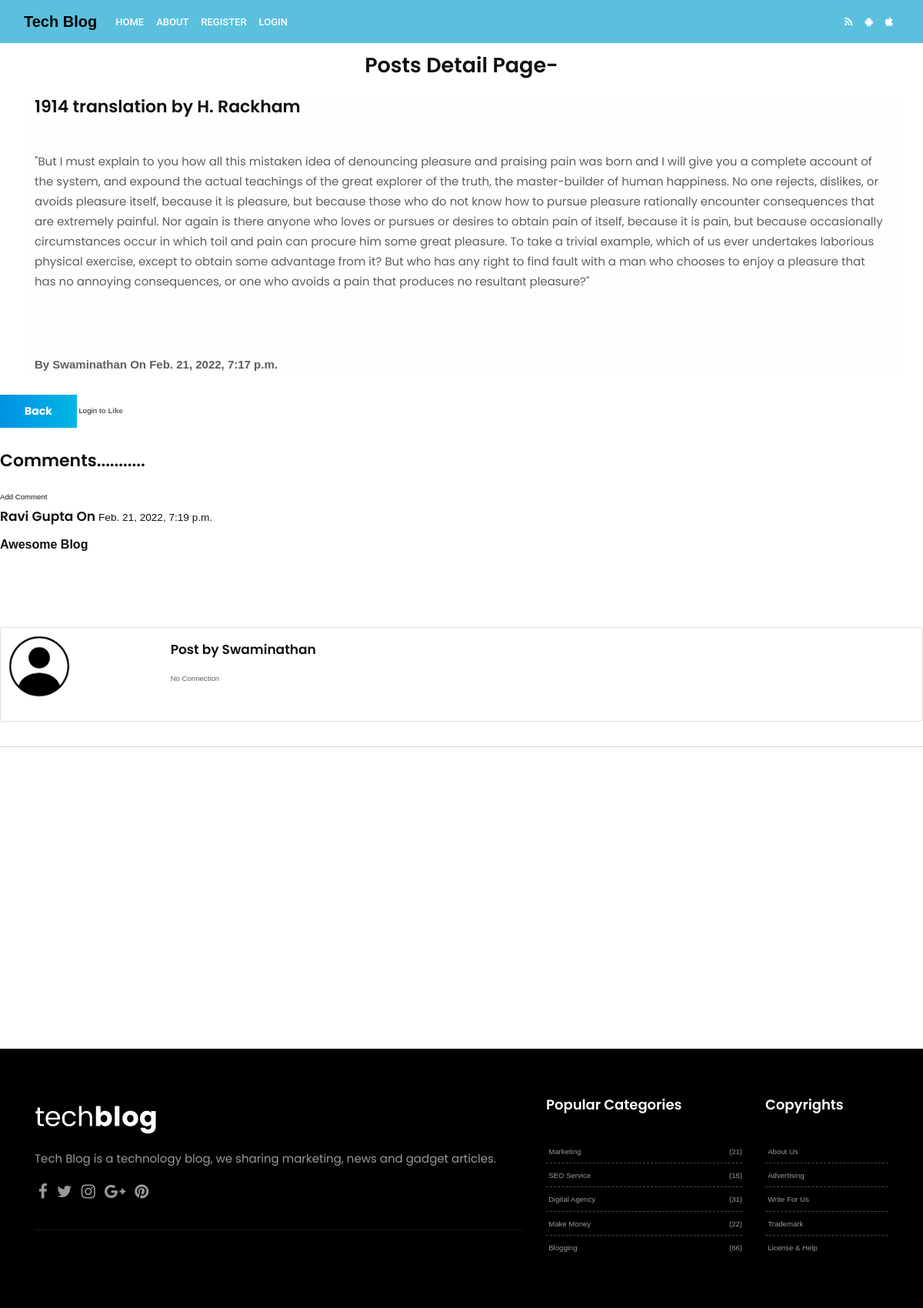
Before: /article/17 with the older database file.
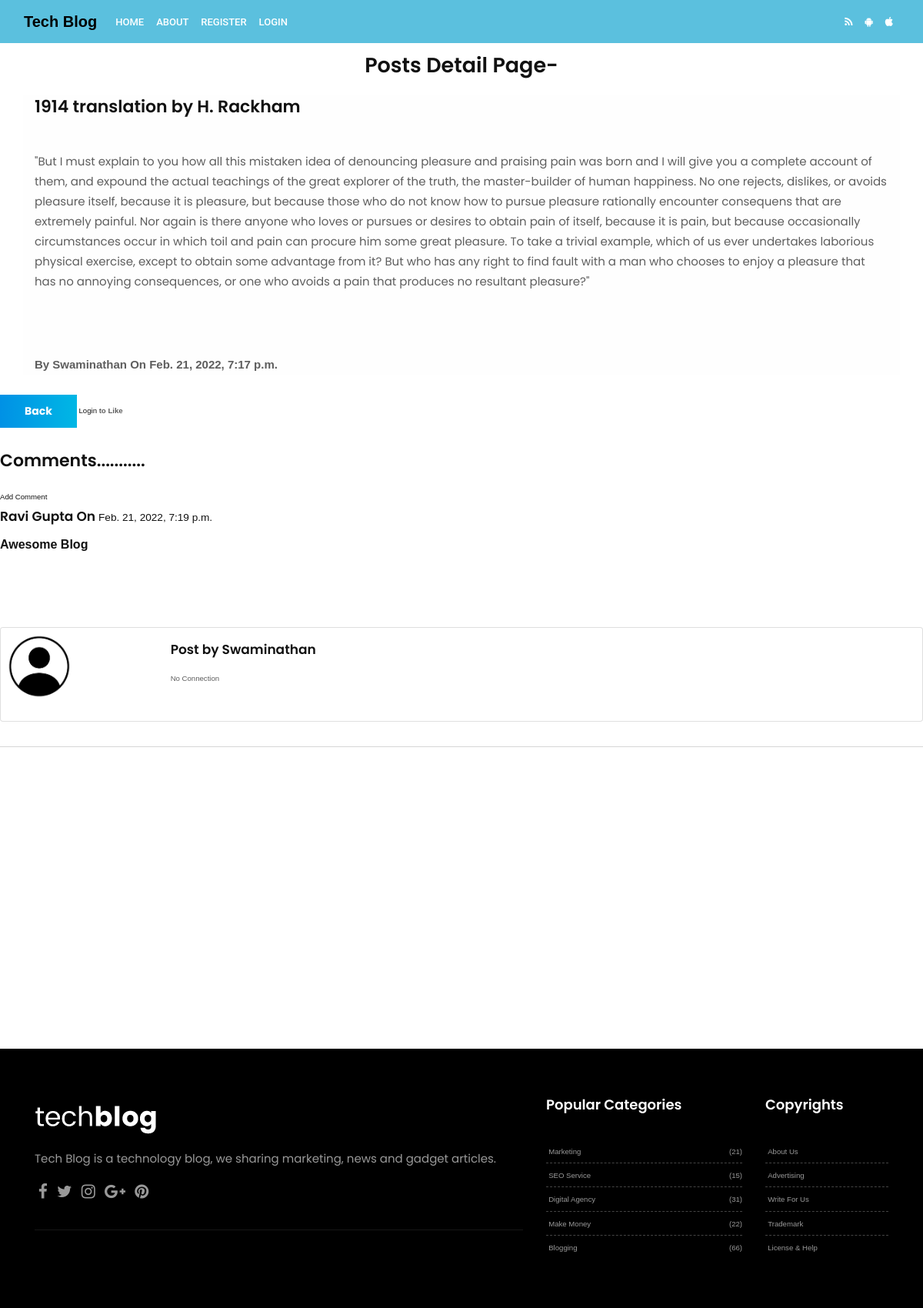
After: the same page with the newer database file.
### theblog/models.py (models this page shows, shortened)
class Post(models.Model):
    author=models.ForeignKey(User,on_delete=models.CASCADE)
    title=models.CharField(max_length=200)
    header_image=models.ImageField(null=True,blank=True,upload_to="image/")
    snippet=models.CharField(max_length=500, default='click above to read post')
    text=RichTextField()
    creation_date=models.DateTimeField(auto_now_add=True)
    publish_date=models.DateTimeField(auto_now_add=True)
    likes=models.ManyToManyField(User,related_name='post_likes')
    def total_likes(self):
        return self.likes.count()

class Comment(models.Model):
    post_id=models.ForeignKey(Post,related_name='comments',on_delete=models.CASCADE) #manytoone
    name=models.CharField(max_length=20,)
    body=models.TextField(null=True, blank=True)
    date_added=models.DateTimeField(default=timezone.now)

### theblog/views.py (the view)
# urls.py: path('article/<int:pk>',views.ArticleDetailView.as_view(),name='article'),
class ArticleDetailView(DetailView):
    model=Post
    template_name='theblog/article_detail.html'
    def get_queryset(self):
        self.articleki_id_ka_queryset = get_object_or_404(Post, id=self.kwargs['pk'])
        return Post.objects.filter(id=self.articleki_id_ka_queryset.id)
    def get_context_data(self,*args, **kwargs):
        context=super(ArticleDetailView,self).get_context_data(*args,**kwargs)
        stuff= get_object_or_404(Post,id=self.kwargs['pk'])
        total_likes=stuff.total_likes()
        liked=False
        if stuff.likes.filter(id=self.request.user.id).exists():
            liked=True
        context['total_likes']=total_likes
        context['liked']=liked
        context['articleki_id'] = self.articleki_id_ka_queryset
        return context

### templates/theblog/article_detail.html (shortened to what this page needs)
{% extends 'theblog/base.html' %}
{% load static %}
    {% block content %}
    <div class="container"    >
    <h2 class="text-center" style="margin-top: 10px;">Posts Detail Page-</h2>
  </div>
  <div class="container alert-light">
    <div class="d-flex  bd-highlight">
    <h3>{{post.title | safe}}</h3>
  </div>
    <br>
    <small>{{post.text | safe}}<small>
    <br>
    <br>
    <p><strong>By {{post.author.first_name}} On {{post.publish_date}}</strong></p>
  </div>
    <samp><a href="{% url 'home' %}" class="btn btn-secondary"> Back</a></samp>
{%   if  not user.is_authenticated %}
<a href="{%url 'login' %}">Login </a> <strong>to Like</strong>
{% endif %}
<br>
<br>
<h3>Comments...........</h3>
<a href="{%  url 'add_comment' post.pk %}">Add Comment</a>
{% if not post.comments.all %}
<h6>No Comments yet....</h6>
{% else %}
{% for  cmnts in post.comments.all %}
<h5>{{cmnts.name}}  On <small> {{cmnts.date_added}}</small></h5>
<h6>{{cmnts.body}}</h6>
{% endfor%}
{% endif %}
<br>
<br>
   <br>
   <div class="card mb-3" >
    <div class="row g-0">
      <div class="col-md-2">
        {% if post.author.profile.profile_pic %}
        <img src="{{post.author.profile.profile_pic.url}}" class="img-fluid rounded-start" width="100" height="100" alt="...">
        {% else %}
        <img src="{%  static 'images/download.png' %}" class="img-fluid rounded-start" width="100" height="100" alt="...">
        {% endif %}
      </div>
      <div class="col-md-10">
        <div class="card-body">
          <h5 class="card-title">Post by {{post.author.first_name}}</h5>
          {% if post.author.profile.facebook_url %}
          <span class="card-text"><a href="{{post.author.profile.insta_url}}">insta</a></span>
          {% else %}
          <span class="card-text"><a >No Connection</a></span>
            {% endif %}
        </div>
      </div>
    </div>
  </div>
    {% endblock %}

### templates/theblog/base.html (shortened to what this page needs)
{% load static %}
<!doctype html>
<head>
  <link href="https://cdn.jsdelivr.net/npm/bootstrap@5.1.3/dist/css/bootstrap.min.css" rel="stylesheet"
>
  <html lang="en">
  <link href="{%  static 'css/bootstrap.css' %}" rel="stylesheet">
  <link href="{%  static 'css/font-awesome.min.css' %}" rel="stylesheet">
  <link href="{%  static 'css/style.css' %}" rel="stylesheet">
  <link href="{%  static 'css/responsive.css' %}" rel="stylesheet">
  <link href="{%  static 'css/colors.css' %}" rel="stylesheet">
  <link href="{%  static 'css/version/tech.css' %}" rel="stylesheet">
  <link href="https://www.jqueryscript.net/css/jquerysctipttop.css" rel="stylesheet" type="text/css">
</head>
<body>
  <nav class="navbar navbar-expand-lg navbar-dark bg-info">
    <div class="container-fluid">
      <a class="navbar-brand" style="color:black; font-weight: bold;" href="{% url 'home' %}">Tech Blog</a>
      <div class="collapse navbar-collapse space-between" style="  justify-content: space-between;" id="navbarSupportedContent">
      <div>
        <ul class="navbar-nav me-auto mb-2 mb-lg-0">
          <li class="nav-item">
            <a class="nav-link active" aria-current="page" href="{% url 'home' %}">Home</a>
            {% if not user.is_authenticated %}
          <li class="nav-item">
            <a class="nav-link active" href="{% url 'about' %}">About</a>
          </li>
          {% endif %}
          {% if user.is_authenticated %}
          <li class="nav-item">
            <a class="nav-link active" href="{% url 'add_post' %}">Add Post</a>
          </li>
          <li class="nav-item">
            <a class="nav-link active" href="{% url 'edit_profile' %}">Edit Profile</a>
          </li>
          </li>
          <li class="nav-item">
            <a class="nav-link active" href="{% url 'myposts' %}">My Posts</a>
          </li>
          {% else %}
          <li class="nav-item">
            <a class="nav-link  active" href="{% url 'registration' %}">Register</a>
          </li>
          <li class="nav-item">
            <a class="nav-link active" href="{% url 'login' %}">Login</a>
          </li>
          {% endif %}
        </ul>
      </div>
        <div>
          <ul class="navbar-nav me-auto mb-2 mb-lg-0">
            <li class="nav-item">
              <a class="nav-link" href="#"><i class="fa fa-rss"></i></a>
            </li>
            <li class="nav-item">
              <a class="nav-link" href="#"><i class="fa fa-android"></i></a>
            </li>
            <li class="nav-item">
              <a class="nav-link" href="#"><i class="fa fa-apple"></i></a>
            </li>
          </ul>
        </div>
      </div>
    </div>
  </nav>
  {% block content %}
  {% endblock %}
  <hr class="invis">
  <div style="height: 45vh;"></div>
  <footer class="footer">
    <div class="container">
      <div class="row">
        <div class="col-lg-7">
          <div class="widget">
            <div class="footer-text text-left">
              <a href="#"><img src="{%  static 'images/version/tech-footer-logo.png' %}" alt="" class="img-fluid"></a>
              <p>Tech Blog is a technology blog, we sharing marketing, news and gadget articles.</p>
              <div class="social">
                <a href="#" data-toggle="tooltip" data-placement="bottom" title="Facebook"><i
                    class="fa fa-facebook"></i></a>
                <a href="#" data-toggle="tooltip" data-placement="bottom" title="Twitter"><i
                    class="fa fa-twitter"></i></a>
                <a href="#" data-toggle="tooltip" data-placement="bottom" title="Instagram"><i
                    class="fa fa-instagram"></i></a>
                <a href="#" data-toggle="tooltip" data-placement="bottom" title="Google Plus"><i
                    class="fa fa-google-plus"></i></a>
                <a href="#" data-toggle="tooltip" data-placement="bottom" title="Pinterest"><i
                    class="fa fa-pinterest"></i></a>
              </div>
              <hr class="invis">
            </div>
          </div>
        </div>
        <div class="col-lg-3 col-md-12 col-sm-12 col-xs-12">
          <div class="widget">
            <h2 class="widget-title">Popular Categories</h2>
            <div class="link-widget">
              <ul>
                <li><a href="#">Marketing <span>(21)</span></a></li>
                <li><a href="#">SEO Service <span>(15)</span></a></li>
                <li><a href="#">Digital Agency <span>(31)</span></a></li>
                <li><a href="#">Make Money <span>(22)</span></a></li>
                <li><a href="#">Blogging <span>(66)</span></a></li>
              </ul>
            </div>
          </div>
        </div>
        <div class="col-lg-2 col-md-12 col-sm-12 col-xs-12">
          <div class="widget">
            <h2 class="widget-title">Copyrights</h2>
            <div class="link-widget">
              <ul>
                <li><a href="#">About us</a></li>
                <li><a href="#">Advertising</a></li>
                <li><a href="#">Write for us</a></li>
                <li><a href="#">Trademark</a></li>
                <li><a href="#">License & Help</a></li>
              </ul>
            </div>
          </div>
        </div>
      </div>
    </div>
  </footer>
</body>
</html>

### static/style.css (style rules this page uses)
body { font-size: 15px; line-height: 26px; background-color: #ffffff; }
h1, h2, h3, h4, h5, body, p, .topbar-section, .navbar-inverse .navbar-nav .nav-link, .header .dropdown-menu, .navbar-nav .nav-link { font-family: 'Roboto', serif; }
h1, h2, h3, h4, h5, h6 { font-weight: 700; line-height: 1.4; color: #111111; }
h2 { font-size: 27px; line-height: 38px; margin-bottom: 20px }
h3 { font-size: 22px; line-height: 30px; margin-bottom: 17px }
h5 { font-size: 17px; line-height: 25px; margin-bottom: 11px }
h6 { font-size: 16px; line-height: 24px; margin-bottom: 11px }
a { color: #111111; }
body, p { color: #5e5e5e; }
p { margin-bottom: 26px; font-size: 15px; line-height: 26px; }
a { text-decoration: none !important; }
.navbar-inverse .navbar-nav .nav-link, .navbar-nav .nav-link { font-size: 15px; font-weight: 500; line-height: 1; padding: 0.9rem 0 0.8rem; text-transform: capitalize; color: #121212; }
.navbar-nav { margin: 0; }
.footer .widget-title { display: table; font-size: 18px; line-height: 1; margin: 0 0 2rem; padding: 0 0 0.5rem; }
.footer { padding: 4rem 0 4rem; }
.footer ul { padding: 0; margin: 0; list-style: none; }
.footer ul li { margin-bottom: 0.3rem; }
.footer ul li:last-child { margin-bottom: 0; }
.footer h5, .footer ul li a { color: #111111; }
.footer a, .footer p, .blog-list-widget small { color: rgba(0, 0, 0, 0.6) !important; }
.footer-text .fa { font-size: 21px; margin: 0 0.3rem; }
hr.invis { border: 0; margin: 2rem 0; }
.footer-text img { max-width: 290px; }
.footer-text p { margin-bottom: 0; padding: 1rem 0 1.2rem; }
.btn { background-color: #111111; border: 0 none; border-radius: 0; font-size: 14px; font-weight: bold; padding: 0.8rem 2rem; text-transform: none; }
.link-widget li { padding: 0.4rem 0.2rem 0.6rem; text-transform: capitalize; line-height: 1; font-weight: 500; position: relative; margin: 0; border-bottom: 1px dashed #dadada; }
.link-widget li:last-child { border-bottom: 0 dashed #dadada; }
.link-widget li span { position: absolute; right: 0; }

### static/css/colors.css (style rules this page uses)
.footer .widget-title { border-color: #3197d6; }

### static/css/version/tech.css (style rules this page uses)
body { background-color: #ffffff; }
h1, h2, h3, h4, h5, body, .navbar-toggleable-md .navbar-nav .nav-link, .market-header, .btn, .dropdown-item, .form-control, p { font-family: 'Poppins', serif !important; }
h1, h2, h3, h4, h5 { font-weight: 600; }
.navbar-inverse .navbar-nav .nav-link, .navbar-nav .nav-link { color: #ffffff !important; font-size: 13px; font-weight: 500; line-height: 1; text-transform: uppercase; }
.footer { background-color: #000000; background-image: none; }
.footer .widget-title { color: #ffffff !important; }
.footer p { color: #999999 !important; }
.footer a { color: #999999 !important; }
.footer .link-widget li { border-color: #444; }
.btn, .page-link:hover, .page-link:focus, .btn:hover, .btn:focus { color: #ffffff !important; background: rgba(0, 0, 0, 0) linear-gradient(to right, #0091e5 0px, #00b7e5 100%) repeat scroll 0 0 !important }

### templates/theblog/base.html (style rules this page uses)
* { font-family: sans-serif; }

Changed rows visible on the page:
changed Post "Swaminathan": text "…a complete account of the system, and expound the actual teachings of the great explorer of the truth, the master-builder of human happiness. No one rejects, dislikes, or avoids pleasure itself, because it is pleasure, but because those who do not know how to pursue pleasure rationally encounter consequences that are extremely painful.…" → "…a complete account of them, and expound the actual teachings of the great explorer of the truth, the master-builder of human happiness. No one rejects, dislikes, or avoids pleasure itself, because it is pleasure, but because those who do not know how to pursue pleasure rationally encounter consequens that are extremely painful.…"
